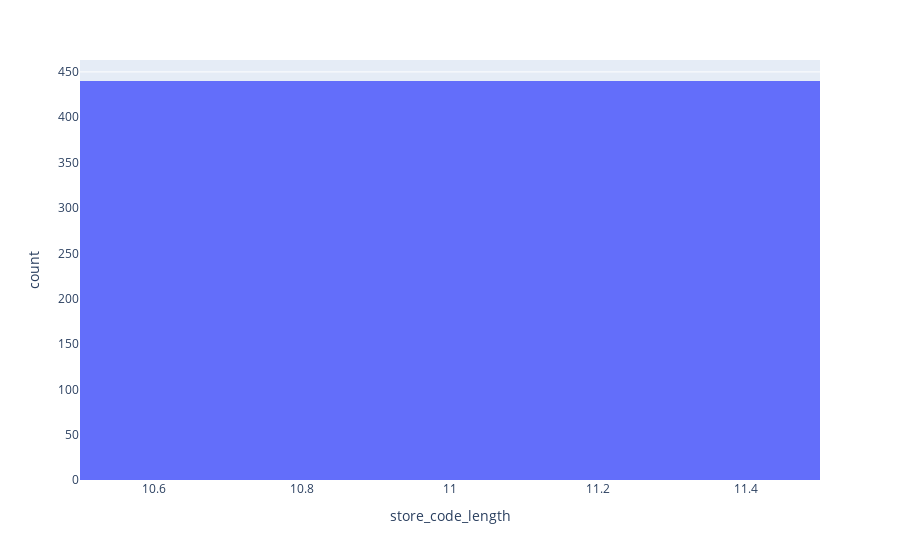

Notebook code for this chart:
### Code cell
import plotly.express as px

# Assuming 'orders_table_df2' is your DataFrame
legacy_store_details_df_filtered['store_code_length'] = legacy_store_details_df_filtered['store_code'].astype(str).apply(len)

store_code_length = px.histogram(legacy_store_details_df_filtered, 'store_code_length')
store_code_length.show()

### Figure 1 — Plotly figure (JSON) as saved in the notebook; plotly's stock layout.template omitted (floating-point values rounded to 4 significant figures; data arrays with more than 128 entries replaced by an {"elided": "..."} marker saying what was removed)
{"data": [{"alignmentgroup": "True", "bingroup": "x", "hovertemplate": "store_code_length=%{x}<br>count=%{y}<extra></extra>", "legendgroup": "", "marker": {"color": "#636efa", "pattern": {"shape": ""}}, "name": "", "offsetgroup": "", "orientation": "v", "showlegend": false, "type": "histogram", "x": {"elided": "440 int values"}, "xaxis": "x", "yaxis": "y"}], "layout": {"barmode": "relative", "legend": {"tracegroupgap": 0}, "margin": {"t": 60}, "xaxis": {"anchor": "y", "domain": [0, 1], "title": {"text": "store_code_length"}}, "yaxis": {"anchor": "x", "domain": [0, 1], "title": {"text": "count"}}}}
